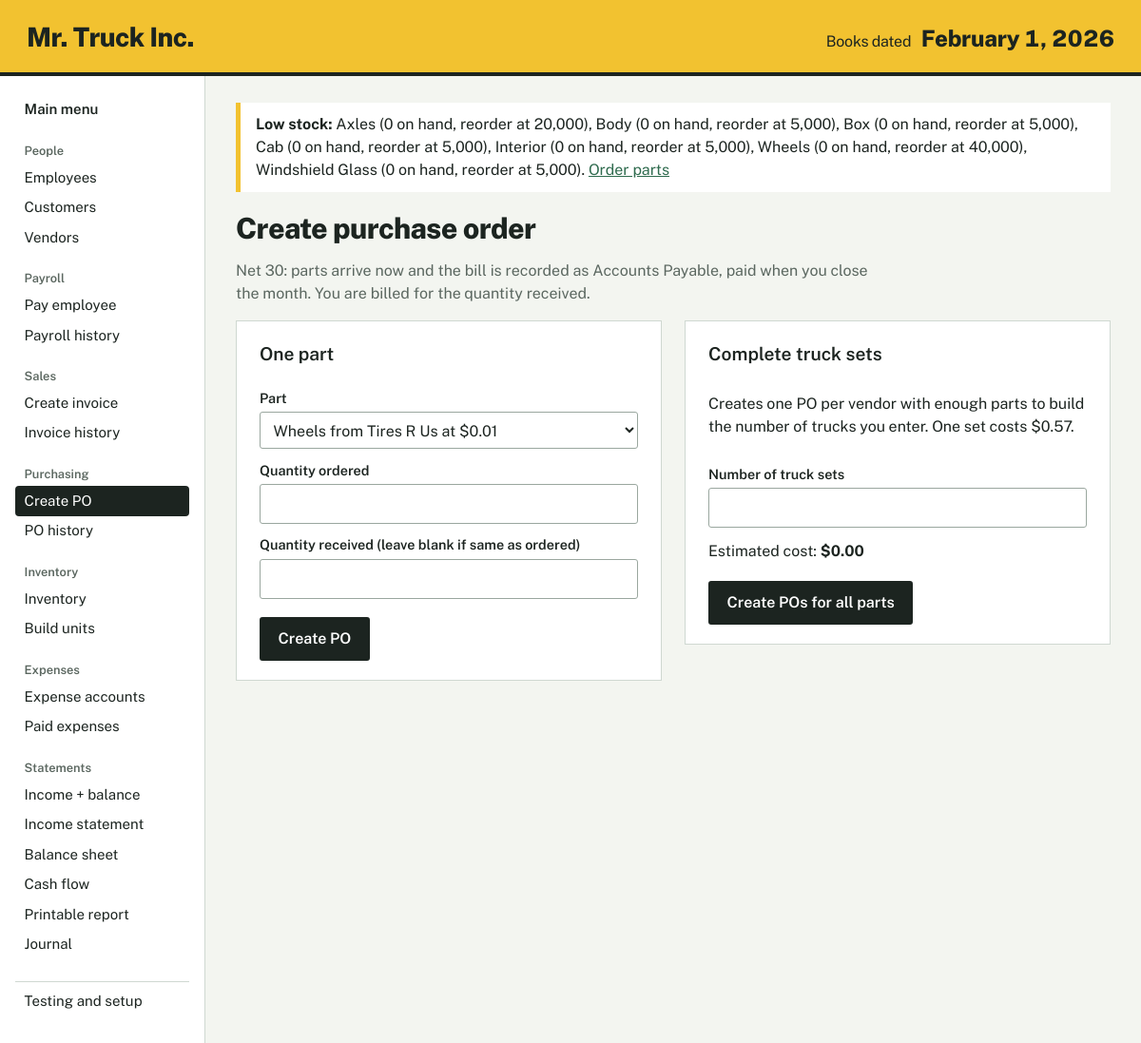
The app's page /po with its own data.
### tables this page shows
CREATE TABLE settings (key TEXT PRIMARY KEY, value TEXT NOT NULL);

CREATE TABLE parts (
    id INTEGER PRIMARY KEY, name TEXT NOT NULL UNIQUE,
    vendor_id INTEGER NOT NULL REFERENCES vendors(id),
    unit_cost REAL NOT NULL,
    qty_per_unit INTEGER NOT NULL DEFAULT 0,      -- bill of materials
    qty_on_hand INTEGER NOT NULL DEFAULT 0,
    value REAL NOT NULL DEFAULT 0,                -- total cost of parts on hand
    reorder_point INTEGER NOT NULL DEFAULT 0);

### app.py (the view, shortened to what this page needs)
@app.route("/po", methods=["GET", "POST"])
def create_po():
    conn = get_db()
    inv = acct.inventory_status(conn)
    return render_template("po.html", title="Create purchase order", parts=inv["parts"],
                           cog_per_unit=inv["cog_per_unit"])

### accounting.py (called while the page is built)
def get_setting(conn, key, default=None):
    row = conn.execute("SELECT value FROM settings WHERE key = ?", (key,)).fetchone()
    return row["value"] if row else default

def today(conn):
    return get_setting(conn, "current_date")

def fg_qty(conn):
    return int(get_setting(conn, "fg_qty", 0))

def balance(conn, account):
    row = conn.execute(
        "SELECT COALESCE(SUM(debit), 0) AS d, COALESCE(SUM(credit), 0) AS c "
        "FROM journal_lines WHERE account = ?",
        (account,),
    ).fetchone()
    net = row["d"] - row["c"]
    return round(-net if account in CREDIT_NORMAL else net, 2) + 0.0  # avoid "-0.00"

def inventory_status(conn):
    parts = conn.execute(
        "SELECT p.*, v.company AS vendor FROM parts p JOIN vendors v ON v.id = p.vendor_id ORDER BY p.id"
    ).fetchall()
    bom = [p for p in parts if p["qty_per_unit"] > 0]
    buildable = min((p["qty_on_hand"] // p["qty_per_unit"] for p in bom), default=0)
    cog_per_unit = round(sum(p["unit_cost"] * p["qty_per_unit"] for p in bom), 4)
    return {
        "parts": parts,
        "parts_value": balance(conn, INV_PARTS),
        "cog_per_unit": cog_per_unit,
        "buildable": buildable,
        "fg_qty": fg_qty(conn),
        "fg_value": balance(conn, INV_FG),
    }

def low_stock(conn):
    return conn.execute(
        "SELECT name, qty_on_hand, reorder_point FROM parts "
        "WHERE reorder_point > 0 AND qty_on_hand <= reorder_point ORDER BY name"
    ).fetchall()

### app.py (called while the page is built)
def get_db():
    if "db" not in g:
        g.db = dbm.connect()
        dbm.ensure_initialized(g.db)
    return g.db

@app.template_filter("money")
def money(v):
    v = float(v or 0)
    s = f"${abs(v):,.2f}"
    return f"−{s}" if v < 0 else s

@app.template_filter("longdate")
def longdate(iso):
    d = date.fromisoformat(iso)
    return f"{d:%B} {d.day}, {d.year}"

@app.context_processor
def inject_globals():
    conn = get_db()
    return {
        "book_date": acct.today(conn),
        "low_stock": acct.low_stock(conn),
        "fmt": fmt,
    }

### db.py (called while the page is built)
def connect(path=None):
    conn = sqlite3.connect(path or DB_PATH)
    conn.row_factory = sqlite3.Row
    conn.execute("PRAGMA foreign_keys = ON")
    return conn

def is_initialized(conn):
    row = conn.execute("SELECT name FROM sqlite_master WHERE type='table' AND name='settings'").fetchone()
    return row is not None

def ensure_initialized(conn):
    if not is_initialized(conn):
        reset(conn)

### templates/po.html (shortened to what this page needs)
{% extends "base.html" %}
{% block content %}
<h1>Create purchase order</h1>
<p class="lede">Net 30: parts arrive now and the bill is recorded as Accounts Payable, paid when you close the month. You are billed for the quantity received.</p>
<div class="two">
<form method="post" class="form">
  <h2>One part</h2>
  <label for="part_id">Part</label>
  <select id="part_id" name="part_id" required>
    {% for p in parts %}<option value="{{ p.id }}">{{ p.name }} from {{ p.vendor }} at ${{ '%.2f'|format(p.unit_cost) }}</option>{% endfor %}
  </select>
  <label for="qty_ordered">Quantity ordered</label>
  <input id="qty_ordered" name="qty_ordered" type="number" min="1" required>
  <label for="qty_received">Quantity received (leave blank if same as ordered)</label>
  <input id="qty_received" name="qty_received" type="number" min="1">
  <button type="submit">Create PO</button>
</form>
<form method="post" class="form">
  <h2>Complete truck sets</h2>
  <p>Creates one PO per vendor with enough parts to build the number of trucks you enter. One set costs {{ cog_per_unit|money }}.</p>
  <label for="sets">Number of truck sets</label>
  <input id="sets" name="sets" type="number" min="1" required data-cost="{{ cog_per_unit }}">
  <p class="stock">Estimated cost: <b id="kit-cost">$0.00</b></p>
  <button type="submit">Create POs for all parts</button>
</form>
</div>
{% endblock %}

### templates/base.html (shortened to what this page needs)
<!doctype html>
<html lang="en">
<head>
  <link rel="stylesheet" href="{{ url_for('static', filename='style.css') }}">
</head>
<body>
  <header class="band">
    <a class="brand" href="{{ url_for('index') }}">Mr. Truck Inc.</a>
    <p class="book-date"><span>Books dated</span> {{ book_date|longdate }}</p>
  </header>
  <div class="shell">
    <nav class="side" aria-label="Main">
      <a class="nav-home {{ 'on' if request.endpoint == 'index' }}" href="{{ url_for('index') }}">Main menu</a>
      {% for heading, links in groups %}
        <p class="nav-h">{{ heading }}</p>
        {% for ep, label in links %}
          <a class="{{ 'on' if request.endpoint == ep }}" href="{{ url_for(ep) }}">{{ label }}</a>
        {% endfor %}
      {% endfor %}
      <a class="nav-test {{ 'on' if request.endpoint == 'testing' }}" href="{{ url_for('testing') }}">Testing and setup</a>
    </nav>
    <main>
      {% if low_stock %}
        <div class="notice warn" role="status">
          <strong>Low stock:</strong>
          {% for p in low_stock %}{{ p.name }} ({{ "{:,}".format(p.qty_on_hand) }} on hand, reorder at {{ "{:,}".format(p.reorder_point) }}){{ ", " if not loop.last }}{% endfor %}.
          <a href="{{ url_for('create_po') }}">Order parts</a>
        </div>
      {% endif %}
      {% block content %}{% endblock %}
    </main>
  </div>
</body>
</html>

### static/style.css (style rules this page uses)
:root { --paper: #F3F5F0; --sheet: #FFFFFF; --ink: #1C2420; --muted: #5B6760; --rule: #CFD8D1; --ledger: #2F6B4E; --ledger-soft: #EAF2EC; --truck: #F2C230; --alert: #A3301C; --alert-soft: #FBEAE6; --font: "Public Sans", "Segoe UI", system-ui, -apple-system, sans-serif; }
* { box-sizing: border-box; }
html { font-size: 16px; }
body { margin: 0; background: var(--paper); color: var(--ink); font-family: var(--font); line-height: 1.5; }
a { color: var(--ledger); }
.band { display: flex; align-items: baseline; justify-content: space-between; flex-wrap: wrap; gap: .5rem 2rem; background: var(--truck); color: var(--ink); padding: 1.1rem 1.75rem 1rem; border-bottom: 4px solid var(--ink); }
.brand { font-weight: 800; font-size: 1.75rem; letter-spacing: -.02em; color: var(--ink); text-decoration: none; }
.book-date { margin: 0; font-size: 1.5rem; font-weight: 800; letter-spacing: -.01em; font-variant-numeric: tabular-nums; }
.book-date span { font-weight: 400; font-size: 1rem; margin-right: .35rem; }
.shell { display: grid; grid-template-columns: 13.5rem 1fr; min-height: calc(100vh - 5rem); }
.side { border-right: 1px solid var(--rule); padding: 1.25rem 1rem 2rem; background: var(--sheet); }
.side a { display: block; padding: .28rem .6rem; border-radius: 4px; text-decoration: none; color: var(--ink); font-size: .94rem; }
.side a.on { background: var(--ink); color: #fff; }
.nav-h { margin: 1.1rem 0 .2rem .6rem; font-size: .8rem; font-weight: 600; color: var(--muted); }
.nav-home { font-weight: 600; }
.nav-test { margin-top: 1.4rem; border-top: 1px solid var(--rule); padding-top: .6rem !important; border-radius: 0 !important; }
main { padding: 1.75rem 2rem 3rem; max-width: 72rem; min-width: 0; }
h1 { font-size: 1.9rem; font-weight: 800; letter-spacing: -.02em; margin: 0 0 1rem; }
h2 { font-size: 1.2rem; font-weight: 600; margin: 1.75rem 0 .6rem; }
.lede { max-width: 42rem; color: var(--muted); margin-top: -.4rem; }
.notice { padding: .7rem 1rem; margin-bottom: 1rem; border-left: 5px solid var(--ledger); background: var(--sheet); }
.notice.warn { border-color: var(--truck); }
.form { background: var(--sheet); border: 1px solid var(--rule); padding: 1.25rem 1.5rem; max-width: 34rem; display: flex; flex-direction: column; }
.form h2 { margin-top: 0; }
.form label { font-weight: 600; font-size: .9rem; margin: .7rem 0 .25rem; }
input, select { font: inherit; padding: .5rem .6rem; border: 1px solid #9AA79F; border-radius: 3px; background: #fff; color: var(--ink); }
button, .button { font: inherit; font-weight: 600; cursor: pointer; border: 2px solid var(--ink); background: var(--ink); color: #fff; padding: .55rem 1.1rem; border-radius: 3px; text-decoration: none; display: inline-block; }
.form button { margin-top: 1.2rem; align-self: flex-start; }
.stock { margin: .8rem 0 0; }
.two { display: grid; grid-template-columns: repeat(auto-fit, minmax(20rem, 1fr)); gap: 1.5rem; align-items: start; }

### records on screen
settings: value "February 1, 2026"
parts: name "Axles", qty_on_hand "0", reorder_point "20,000", last ","
parts: name "Body", qty_on_hand "0", reorder_point "5,000", last ","
parts: name "Box", qty_on_hand "0", reorder_point "5,000", last ","
parts: name "Cab", qty_on_hand "0", reorder_point "5,000", last ","
parts: name "Interior", qty_on_hand "0", reorder_point "5,000", last ","
parts: name "Wheels", qty_on_hand "0", reorder_point "40,000", last ","
parts: name "Windshield Glass", qty_on_hand "0", reorder_point "5,000"

### other values on screen
{{ heading }} "People" "Payroll" "Sales" "Purchasing" "Inventory" "Expenses" "Statements"
{{ label }} "Employees" "Customers" "Vendors" "Pay employee" "Payroll history" "Create invoice" "Invoice history" "Create PO" "PO history" "Inventory" "Build units" "Expense accounts" "Paid expenses" "Income + balance" "Income statement" "Balance sheet" "Cash flow" "Printable report" "Journal"
{{ cog_per_unit|money }} "$0.57"
form field part_id "Wheels from Tires R Us at $0.01"
